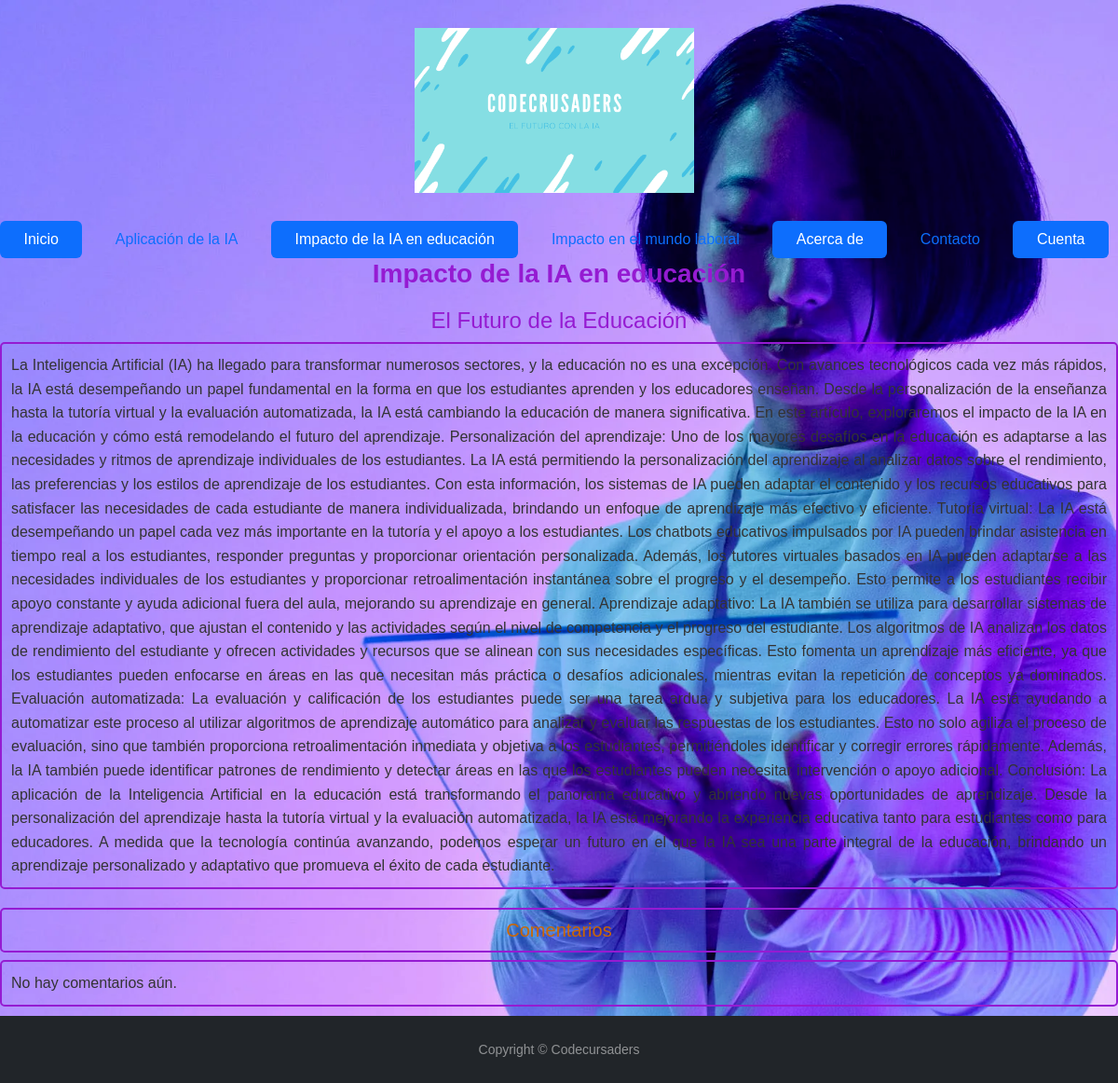
Screenshot of /impacto_educacion/ with the database file from the repository.
### apps/posts/models.py (models this page shows, shortened)
class Post(models.Model):
    titulo = models.CharField(max_length=50, null=False)
    subtitulo = models.CharField(max_length=100, null=True, blank=True, default='')
    fecha = models.DateTimeField(auto_now_add=True)
    texto = models.TextField(null=False)
    activo = models.BooleanField(default=True)
    categoria = models.ForeignKey(Categoria, on_delete=models.SET_NULL, null=True, default=None)
    imagen = models.ImageField(null=True, blank=True, upload_to='media', default='static/post_default.png')
    publicado = models.DateTimeField(default=timezone.now)
    class Meta:
        ordering = ('-publicado',)

### blog/views.py (the view)
# urls.py: path('impacto_educacion/', impacto_educacion, name='impacto_educacion'),
def impacto_educacion(request):
    try:
        categoria = Categoria.objects.get(nombre='Impacto de la IA en educación')
        posts = Post.objects.filter(categoria=categoria)
    except Categoria.DoesNotExist:
        posts = []
    return render(request, 'impacto_educacion.html', {'posts': posts, 'categoria': categoria})

### templates/impacto_educacion.html (shortened to what this page needs)
{% extends 'base.html' %}
{% load static %}
{% block contenido %}
    {% block extra_css %}
        <link rel="stylesheet" type="text/css" href="{% static 'css/impacto_educacion.css' %}">
    {% endblock %}
    <h1>Impacto de la IA en educación</h1>
    {% for post in posts %}
        <h3>{{ post.titulo }}</h3>
        <p>{{ post.texto }}</p>
        <h4>Comentarios</h4>
        {% for comentario in post.comentarios.all %}
            <p>{{ comentario.contenido }}</p>
            {% if user.is_authenticated and user == comentario.autor %}
                <a href="{% url 'editar_comentario' pk=comentario.pk %}">Editar</a>
                <a href="{% url 'eliminar_comentario' pk=comentario.pk %}">Eliminar</a>
            {% endif %}
        {% empty %}
            <p>No hay comentarios aún.</p>
        {% endfor %}
    {% empty %}
        <p>No hay posts disponibles.</p>
    {% endfor %}
{% endblock %}

### static/CSS/impacto_educacion.css (style rules this page uses)
body { font-family: Arial, sans-serif; font-size: 16px; color: #333; background-image: url("static/css/fondos/educacion.png"); background-size: cover; background-position: center; background-repeat: no-repeat; margin: 0; padding: 0; }
h1 { font-size: 28px; font-weight: bold; color: #951BD2; margin-bottom: 10px; text-align: center; }
h3 { font-size: 24px; color: #951BD2; margin-top: 20px; text-align: center; }
p { line-height: 1.6; margin-bottom: 10px; text-align: justify; }
h4 { font-size: 20px; color: #cc6600; margin-top: 20px; text-align: center; }
p, h4 { border: 2px solid #951BD2; border-radius: 5px; padding: 10px; }

### rows the page displays
Post: titulo "El Futuro de la Educación", texto "La Inteligencia Artificial (IA) ha llegado para transformar numerosos sectores, y la educación no es una excepción. Con avances tecnológicos cada vez más rápidos, la IA está desempeñando un papel fundamental en la forma en que los estudiantes aprenden y los educadores enseñan. Desde la personalización de la enseñanza hasta la tutoría virtual y la evaluación automatizada, la IA está cambiando la educación de manera significativa. En este artículo, exploraremos el impacto de la IA en la educación y cómo está remodelando el futuro del aprendizaje. Personalización del aprendizaje: Uno de los mayores desafíos en la educación es adaptarse a las necesidades y ritmos de aprendizaje individuales de…"
